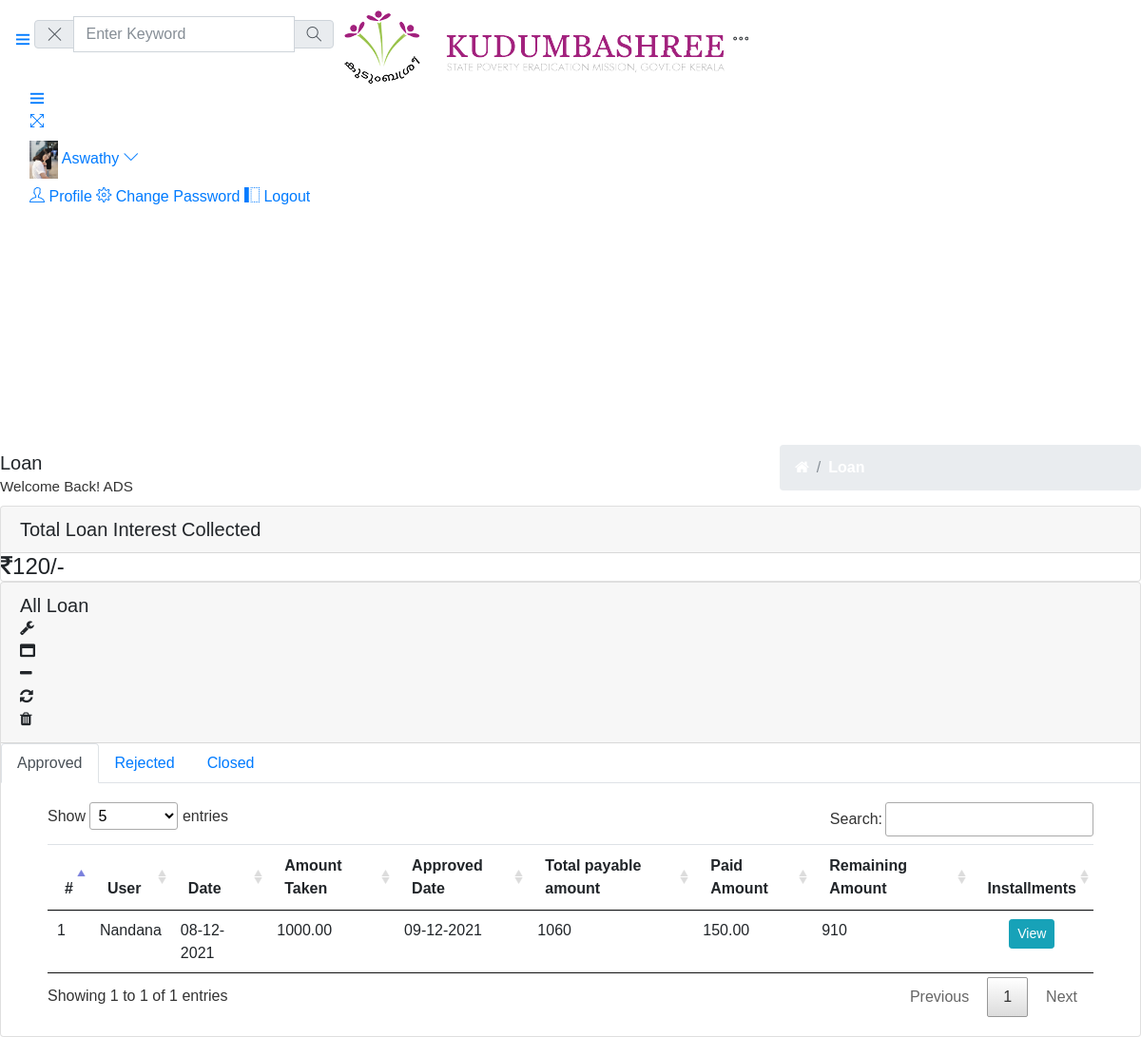
Page /ads/allloan.php (signed in) on the committed database.
### tables this page shows
CREATE TABLE `reg` (
  `id` int(11) NOT NULL,
  `username` varchar(100) NOT NULL,
  `name` varchar(100) NOT NULL,
  `contact` varchar(15) NOT NULL,
  `dob` date NOT NULL,
  `house` varchar(30) NOT NULL,
  `street` varchar(30) NOT NULL,
  `city` varchar(30) NOT NULL,
  `pic` varchar(200) NOT NULL,
  `status` int(11) NOT NULL DEFAULT 0
);

CREATE TABLE `loan` (
  `loanid` int(11) NOT NULL,
  `user` varchar(50) NOT NULL,
  `tenure` int(11) NOT NULL DEFAULT 6,
  `date` date DEFAULT NULL,
  `approveddate` date DEFAULT NULL,
  `expclosedate` date DEFAULT NULL,
  `closedate` date DEFAULT NULL,
  `reason` varchar(100) NOT NULL,
  `totalamount` decimal(8,2) NOT NULL,
  `paidamount` decimal(8,2) NOT NULL,
  `lstatus` int(11) NOT NULL DEFAULT 0
);

### db.class.php (called while the page is built, shortened)
<?php
class db_operations {
	function db_read($query) {
		$res=mysqli_query($GLOBALS['con'],$query);
		if(!$res)
			echo "SELECTquery error";
		else {
			return $res;
		}
	}
}
?>

### ads/allloan.php (the view, shortened to what this page needs)
<?php
$page="Loan";
require('header.php');
?>
<div class="pcoded-inner-content">
	<div class="main-body">
		<div class="page-wrapper">
			<div class="page-body">
				<div class="card">
					<div class="card-header">
						<h5>Total Loan Interest Collected</h5>
					</div>
					<div class="card-block">
						<?php
						$sql="select sum(totalamount) as sum1,sum(paidamount) as sum2 from loan where lstatus=2";
						$res=$ob->db_read($sql);
						if(mysqli_num_rows($res)==0)
							echo "<h4><i class='fa fa-inr'></i>0/-</h4>";
						else {
							$row=mysqli_fetch_assoc($res);
							echo "<h4><i class='fa fa-inr'></i>".($row['sum2']-$row['sum1'])."/-</h4>";
						}
						?>
					</div>
				</div>
				<div class="card">
					<div class="card-header">
						<h5>All Loan</h5>
						<div class="card-header-right">
							<ul class="list-unstyled card-option">
								<li><i class="fa fa fa-wrench open-card-option"></i></li>
								<li><i class="fa fa-window-maximize full-card"></i></li>
								<li><i class="fa fa-minus minimize-card"></i></li>
								<li><i class="fa fa-refresh reload-card"></i></li>
								<li><i class="fa fa-trash close-card"></i></li>
							</ul>
						</div>
					</div>
					<div class="card-block">
						<div class="card-block table-border-style">
							<ul class="nav nav-tabs">
								<li class="nav-item">
									<a class="nav-link active" data-toggle="tab" href="#menu1">Approved</a>
								</li>
								<li class="nav-item">
									<a class="nav-link" data-toggle="tab" href="#menu2">Rejected</a>
								</li>
								<li class="nav-item">
									<a class="nav-link" data-toggle="tab" href="#menu3">Closed</a>
								</li>
							</ul>
							<div class="tab-content">
								<div class="tab-pane container active" id="menu1" style="padding: 20px;">
									<div class="table-responsive">
										<table class="table table-hover" id="loantable2">
											<thead>
												<tr>
													<th>#</th>
													<th>User</th>
													<th>Date</th>
													<th>Amount Taken</th>
													<th>Approved Date</th>
													<th>Total payable amount</th>
													<th>Paid Amount</th>
													<th>Remaining Amount</th>
													<th>Installments</th>
												</tr>
											</thead>
											<tbody>
												<?php
												$sql="select * from loan,reg where reg.username=loan.user and lstatus=1";
												$res=$ob->db_read($sql);
												$n=1;
												while($row=mysqli_fetch_array($res)) {
													$a=($row['totalamount']*1.06)-$row['paidamount'];
													?>
													<tr>
														<td><?php echo $n++?></td>
														<td><?php echo $row['name']?></td>
														<td style="min-width: 80px;"><?php echo date_format(date_create($row['date']),'d-m-Y');?></td>
														<td><?php echo $row['totalamount']?></td>
														<td style="min-width: 80px;"><?php echo date_format(date_create($row['approveddate']),'d-m-Y');?></td>
														<td><?php echo $row['totalamount']*1.06?></td>
														<td><?php echo $row['paidamount']?></td>
														<td><?php echo $a?></td>
														<td><button type="button" class="btn btn-sm btn-info" style="display: block;margin: auto;" onclick="view(<?php echo $row['loanid']?>)">View</button></td>
													</tr>
													<?php
												}
												?>
											</tbody>
										</table>
									</div>
								</div>
							</div>
						</div>
					</div>
				</div>
			</div>
		</div>
	</div>
</div>
</div>
<?php
require('footer.php');
?>

### ads/header.php (shortened to what this page needs)
<?php
require("../db.class.php");
$ob=new db_operations();
$uname=$_SESSION['userid'];
$sel="select * from reg where username='$uname'";
$res=$ob->db_read($sel);
$data=mysqli_fetch_array($res);
?>
<!DOCTYPE html>
<html lang="en">
<head>
    <link rel="stylesheet" href="../assets/pages/waves/css/waves.min.css" type="text/css" media="all">
    <link rel="stylesheet" type="text/css" href="../assets/css/bootstrap/css/bootstrap.min.css">
    <link rel="stylesheet" href="../assets/pages/waves/css/waves.min.css" type="text/css" media="all">
    <link rel="stylesheet" type="text/css" href="../assets/icon/themify-icons/themify-icons.css">
    <link rel="stylesheet" type="text/css" href="../assets/css/font-awesome-n.min.css">
    <link rel="stylesheet" type="text/css" href="../assets/css/font-awesome.min.css">
    <link rel="stylesheet" type="text/css" href="../assets/css/jquery.mCustomScrollbar.css">
    <link rel="stylesheet" type="text/css" href="../assets/css/style.css">
    <link rel="stylesheet" type="text/css" href="../css/jquery.dataTables.css">
</head>
<body>
    <div id="pcoded" class="pcoded">
        <div class="pcoded-container navbar-wrapper">
            <nav class="navbar header-navbar pcoded-header">
                <div class="navbar-wrapper">
                    <div class="navbar-logo">
                        <a class="mobile-menu waves-effect waves-light" id="mobile-collapse" href="#!">
                            <i class="ti-menu"></i>
                        </a>
                        <div class="mobile-search waves-effect waves-light">
                            <div class="header-search">
                                <div class="main-search morphsearch-search">
                                    <div class="input-group">
                                        <span class="input-group-prepend search-close"><i class="ti-close input-group-text"></i></span>
                                        <input type="text" class="form-control" placeholder="Enter Keyword">
                                        <span class="input-group-append search-btn"><i class="ti-search input-group-text"></i></span>
                                    </div>
                                </div>
                            </div>
                        </div>
                        <a href="index.php">
                            <img class="img-fluid" src="../assets/images/logo.png" alt="Theme-Logo" style="max-width: 80%;" />
                        </a>
                        <a class="mobile-options waves-effect waves-light">
                            <i class="ti-more"></i>
                        </a>
                    </div>
                    <div class="navbar-container container-fluid">
                        <ul class="nav-left">
                            <li>
                                <div class="sidebar_toggle"><a href="javascript:void(0)"><i class="ti-menu"></i></a></div>
                            </li>
                            <li>
                                <a href="#!" onclick="javascript:toggleFullScreen()" class="waves-effect waves-light">
                                    <i class="ti-fullscreen"></i>
                                </a>
                            </li>
                        </ul>
                        <ul class="nav-right">
                            <li class="user-profile header-notification">
                                <a href="#!" class="waves-effect waves-light">
                                    <img src="../profilepics/<?php echo $data['pic']."?time=".date("H:i:s")?>" class="img-radius" style="height: 40px;" alt="User-Profile-Image">
                                    <span><?php echo $data['name']?></span>
                                    <i class="ti-angle-down"></i>
                                </a>
                                <ul class="show-notification profile-notification">
                                    <li class="waves-effect waves-light">
                                        <a href="profile.php">
                                            <i class="ti-user"></i> Profile
                                        </a>
                                    </li>
                                    <li class="waves-effect waves-light">
                                        <a href="profile.php">
                                            <i class="ti-settings"></i> Change Password
                                        </a>
                                    </li>
                                    <li class="waves-effect waves-light">
                                        <a href="javascript:;" onclick="logout()">
                                            <i class="ti-layout-sidebar-left"></i> Logout
                                        </a>
                                    </li>
                                </ul>
                            </li>
                        </ul>
                    </div>
                </div>
            </nav>
            <div class="pcoded-main-container">
                <div class="pcoded-wrapper">
                    <div class="pcoded-content">
                        <div class="page-header">
                            <div class="page-block">
                                <div class="row align-items-center">
                                    <div class="col-md-8">
                                        <div class="page-header-title">
                                            <h5 class="m-b-10"><?php echo $page;?></h5>
                                            <p class="m-b-0">Welcome Back! ADS</p>
                                        </div>
                                    </div>
                                    <div class="col-md-4">
                                        <ul class="breadcrumb">
                                            <li class="breadcrumb-item">
                                                <a href="index.php"> <i class="fa fa-home"></i> </a>
                                            </li>
                                            <li class="breadcrumb-item"><a href="#!"><?php echo $page;?></a>
                                            </li>
                                        </ul>
                                    </div>
                                </div>
                            </div>
                        </div>

### css/style.css (style rules this page uses)
body { margin: 0; font-family: 'Poppins', sans-serif; background: #fff; }
body a, .screen-grid-wthree-pvt { transition: 0.5s all; -webkit-transition: 0.5s all; -moz-transition: 0.5s all; -o-transition: 0.5s all; -ms-transition: 0.5s all; text-decoration: none; outline: none; }
h1, h2, h3, h4, h5, h6 { margin: 0; font-family: 'Poppins', sans-serif; }
p { margin: 0; color: #333; font-size: 0.95em; line-height: 1.7; }
ul { margin: 0; padding: 0; }
ul { list-style-type: none; }
button, html [type="button"], [type="reset"], [type="submit"] { cursor: pointer; }
li.breadcrumb-item a { color: #fff; font-weight: 600; }

### ads/header.php (style rules this page uses)
html { scroll-behavior: smooth; }

### rows in the picture
reg: pic (picture), name "Aswathy"
loan: reg.name "Nandana", date "08-12-2021", totalamount "1000.00", approveddate "09-12-2021", $row['totalamount']*1.06 "1060", paidamount "150.00", a "910"

### other values in the picture
$page "Loan"
$row['sum2']-$row['sum1'] "120"
